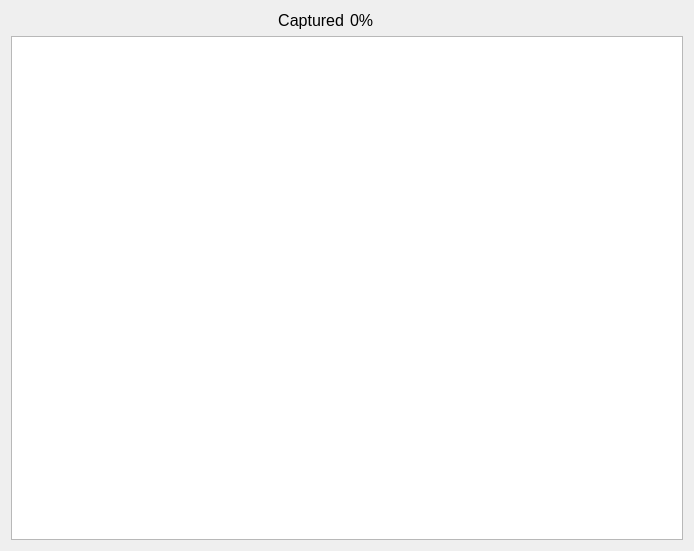
<?xml version="1.0" encoding="UTF-8"?>
<ui version="4.0">
 <class>Widget</class>
 <widget class="QWidget" name="Widget">
  <property name="geometry">
   <rect>
    <x>0</x>
    <y>0</y>
    <width>694</width>
    <height>551</height>
   </rect>
  </property>
  <property name="windowTitle">
   <string>Xonix</string>
  </property>
  <layout class="QVBoxLayout" name="verticalLayout">
   <item>
    <layout class="QHBoxLayout" name="horizontalLayout">
     <item>
      <widget class="QLabel" name="label">
       <property name="font">
        <font>
         <pointsize>12</pointsize>
        </font>
       </property>
       <property name="text">
        <string>Captured</string>
       </property>
       <property name="alignment">
        <set>Qt::AlignRight|Qt::AlignTrailing|Qt::AlignVCenter</set>
       </property>
      </widget>
     </item>
     <item>
      <widget class="QLabel" name="lScore">
       <property name="font">
        <font>
         <pointsize>12</pointsize>
        </font>
       </property>
       <property name="text">
        <string>0%</string>
       </property>
      </widget>
     </item>
    </layout>
   </item>
   <item>
    <widget class="QGraphicsView" name="graphicsView"/>
   </item>
  </layout>
 </widget>
 <layoutdefault spacing="6" margin="11"/>
 <resources/>
 <connections/>
</ui>
